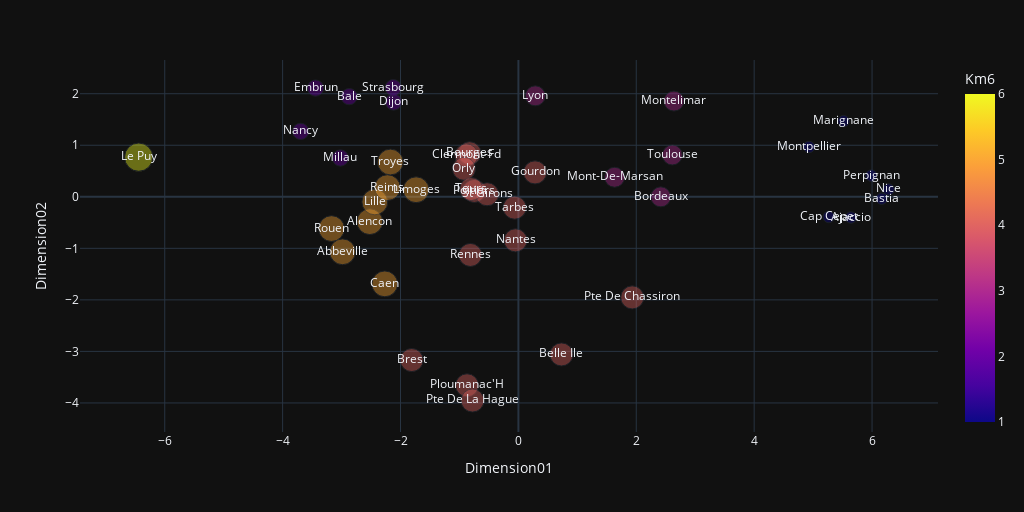

The notebook cell this image was saved under:
### Code cell
fig = px.scatter(donnees2d.reset_index(), 
                    x='Dimension01', 
                    y='Dimension02', 
                    color='Km6',
                    text='Nom',
                    size='Km6',
                    width=1024,
                    height=512,
                    opacity=0.4,
                   )

fig.show()

### Figure 1 — Plotly figure (JSON) as saved in the notebook; plotly's stock layout.template omitted (floating-point values rounded to 4 significant figures)
{"data": [{"hovertemplate": "Dimension01=%{x}<br>Dimension02=%{y}<br>Km6=%{marker.color}<br>Nom=%{text}<extra></extra>", "legendgroup": "", "marker": {"color": [5, 1, 5, 2, 1, 4, 3, 4, 4, 5, 1, 4, 2, 2, 4, 6, 5, 5, 3, 1, 2, 3, 3, 1, 2, 4, 1, 4, 1, 4, 4, 4, 4, 5, 4, 5, 4, 2, 4, 3, 4, 5], "coloraxis": "coloraxis", "opacity": 0.4, "size": [5, 1, 5, 2, 1, 4, 3, 4, 4, 5, 1, 4, 2, 2, 4, 6, 5, 5, 3, 1, 2, 3, 3, 1, 2, 4, 1, 4, 1, 4, 4, 4, 4, 5, 4, 5, 4, 2, 4, 3, 4, 5], "sizemode": "area", "sizeref": 0.015, "symbol": "circle"}, "mode": "markers+text", "name": "", "orientation": "v", "showlegend": false, "text": ["Abbeville", "Ajaccio", "Alencon", "Bale", "Bastia", "Belle Ile", "Bordeaux", "Bourges", "Brest", "Caen", "Cap Cepet", "Clermont-Fd", "Dijon", "Embrun", "Gourdon", "Le Puy", "Lille", "Limoges", "Lyon", "Marignane", "Millau", "Mont-De-Marsan", "Montelimar", "Montpellier", "Nancy", "Nantes", "Nice", "Orly", "Perpignan", "Ploumanac'H", "Poitiers", "Pte De Chassiron", "Pte De La Hague", "Reims", "Rennes", "Rouen", "St Girons", "Strasbourg", "Tarbes", "Toulouse", "Tours", "Troyes"], "x": [-2.984, 5.642, -2.521, -2.871, 6.164, 0.7306, 2.416, -0.8282, -1.81, -2.267, 5.265, -0.8844, -2.118, -3.442, 0.2823, -6.442, -2.436, -1.735, 0.287, 5.517, -3.019, 1.632, 2.639, 4.932, -3.694, -0.04898, 6.281, -0.9233, 5.987, -0.8714, -0.7476, 1.931, -0.7782, -2.221, -0.8148, -3.17, -0.5307, -2.124, -0.06364, 2.612, -0.801, -2.172], "xaxis": "x", "y": [-1.067, -0.4019, -0.4827, 1.943, -0.03725, -3.059, -0.00121, 0.8453, -3.168, -1.689, -0.3912, 0.8047, 1.838, 2.109, 0.4734, 0.7694, -0.0998, 0.1366, 1.959, 1.468, 0.7526, 0.379, 1.857, 0.9665, 1.269, -0.8448, 0.1419, 0.5437, 0.4108, -3.658, 0.1133, -1.952, -3.952, 0.1775, -1.128, -0.6165, 0.04958, 2.116, -0.2106, 0.8114, 0.1501, 0.6747], "yaxis": "y", "type": "scatter"}], "layout": {"xaxis": {"anchor": "y", "domain": [0.0, 1.0], "title": {"text": "Dimension01"}}, "yaxis": {"anchor": "x", "domain": [0.0, 1.0], "title": {"text": "Dimension02"}}, "coloraxis": {"colorbar": {"title": {"text": "Km6"}}, "colorscale": [[0.0, "#0d0887"], [0.1111, "#46039f"], [0.2222, "#7201a8"], [0.3333, "#9c179e"], [0.4444, "#bd3786"], [0.5556, "#d8576b"], [0.6667, "#ed7953"], [0.7778, "#fb9f3a"], [0.8889, "#fdca26"], [1.0, "#f0f921"]]}, "legend": {"tracegroupgap": 0, "itemsizing": "constant"}, "margin": {"t": 60}, "height": 512, "width": 1024}}
